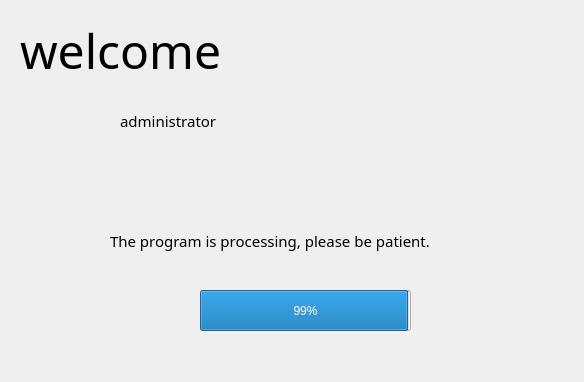
<?xml version="1.0" encoding="UTF-8"?>
<ui version="4.0">
 <class>Dialog</class>
 <widget class="QDialog" name="Dialog">
  <property name="geometry">
   <rect>
    <x>0</x>
    <y>0</y>
    <width>584</width>
    <height>382</height>
   </rect>
  </property>
  <property name="windowTitle">
   <string>Dialog</string>
  </property>
  <widget class="QLabel" name="label">
   <property name="geometry">
    <rect>
     <x>0</x>
     <y>0</y>
     <width>591</width>
     <height>391</height>
    </rect>
   </property>
   <property name="text">
    <string/>
   </property>
   <property name="pixmap">
    <pixmap resource="../../Pictures/login.qrc">:/newPrefix/Bliss.1497349801.jpg</pixmap>
   </property>
  </widget>
  <widget class="QProgressBar" name="progressBar">
   <property name="geometry">
    <rect>
     <x>200</x>
     <y>290</y>
     <width>211</width>
     <height>41</height>
    </rect>
   </property>
   <property name="value">
    <number>99</number>
   </property>
  </widget>
  <widget class="QLabel" name="label_2">
   <property name="geometry">
    <rect>
     <x>20</x>
     <y>10</y>
     <width>271</width>
     <height>81</height>
    </rect>
   </property>
   <property name="font">
    <font>
     <family>3ds</family>
     <pointsize>36</pointsize>
    </font>
   </property>
   <property name="text">
    <string>welcome</string>
   </property>
  </widget>
  <widget class="QLabel" name="label_3">
   <property name="geometry">
    <rect>
     <x>110</x>
     <y>200</y>
     <width>381</width>
     <height>81</height>
    </rect>
   </property>
   <property name="font">
    <font>
     <family>3ds</family>
     <pointsize>11</pointsize>
    </font>
   </property>
   <property name="text">
    <string>The program is processing, please be patient.</string>
   </property>
  </widget>
  <widget class="QLabel" name="label_4">
   <property name="geometry">
    <rect>
     <x>120</x>
     <y>100</y>
     <width>191</width>
     <height>41</height>
    </rect>
   </property>
   <property name="font">
    <font>
     <family>3ds</family>
     <pointsize>11</pointsize>
    </font>
   </property>
   <property name="text">
    <string>administrator</string>
   </property>
  </widget>
 </widget>
 <resources>
  <include location="../../Pictures/login.qrc"/>
 </resources>
 <connections/>
</ui>
